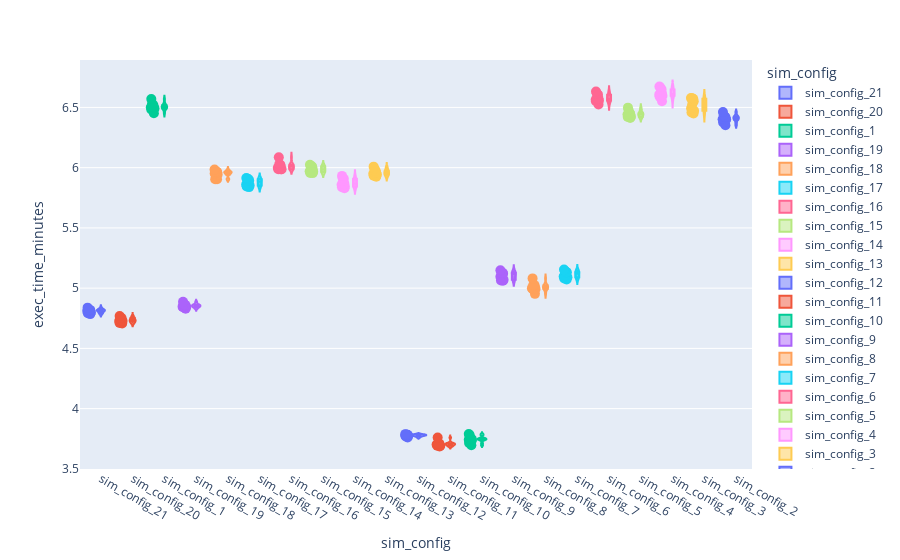

Notebook code for this chart:
### Code cell
import plotly.express as px

fig = px.violin(df, x="sim_config", y="exec_time_minutes", color="sim_config", box=True, points='all')
fig.update_traces(marker_size=10)
fig.update_layout(scattermode="group", scattergap=1)
fig.update_yaxes(autorange="min reversed")
fig.show()

### Figure 1 — Plotly figure (JSON) as saved in the notebook; plotly's stock layout.template omitted (floating-point values rounded to 4 significant figures)
{"data": [{"alignmentgroup": "True", "box": {"visible": true}, "hovertemplate": "sim_config=%{x}<br>exec_time_minutes=%{y}<extra></extra>", "legendgroup": "sim_config_21", "marker": {"color": "#636efa", "size": 10}, "name": "sim_config_21", "offsetgroup": "sim_config_21", "orientation": "v", "points": "all", "scalegroup": "True", "showlegend": true, "type": "violin", "x": ["sim_config_21", "sim_config_21", "sim_config_21", "sim_config_21", "sim_config_21", "sim_config_21", "sim_config_21", "sim_config_21", "sim_config_21", "sim_config_21"], "x0": " ", "xaxis": "x", "y": [4.812, 4.798, 4.818, 4.817, 4.785, 4.792, 4.818, 4.822, 4.81, 4.838], "y0": " ", "yaxis": "y"}, {"alignmentgroup": "True", "box": {"visible": true}, "hovertemplate": "sim_config=%{x}<br>exec_time_minutes=%{y}<extra></extra>", "legendgroup": "sim_config_20", "marker": {"color": "#EF553B", "size": 10}, "name": "sim_config_20", "offsetgroup": "sim_config_20", "orientation": "v", "points": "all", "scalegroup": "True", "showlegend": true, "type": "violin", "x": ["sim_config_20", "sim_config_20", "sim_config_20", "sim_config_20", "sim_config_20", "sim_config_20", "sim_config_20", "sim_config_20", "sim_config_20", "sim_config_20"], "x0": " ", "xaxis": "x", "y": [4.707, 4.729, 4.727, 4.727, 4.752, 4.755, 4.71, 4.74, 4.769, 4.731], "y0": " ", "yaxis": "y"}, {"alignmentgroup": "True", "box": {"visible": true}, "hovertemplate": "sim_config=%{x}<br>exec_time_minutes=%{y}<extra></extra>", "legendgroup": "sim_config_1", "marker": {"color": "#00cc96", "size": 10}, "name": "sim_config_1", "offsetgroup": "sim_config_1", "orientation": "v", "points": "all", "scalegroup": "True", "showlegend": true, "type": "violin", "x": ["sim_config_1", "sim_config_1", "sim_config_1", "sim_config_1", "sim_config_1", "sim_config_1", "sim_config_1", "sim_config_1", "sim_config_1", "sim_config_1"], "x0": " ", "xaxis": "x", "y": [6.452, 6.501, 6.503, 6.52, 6.484, 6.531, 6.57, 6.508, 6.491, 6.504], "y0": " ", "yaxis": "y"}, {"alignmentgroup": "True", "box": {"visible": true}, "hovertemplate": "sim_config=%{x}<br>exec_time_minutes=%{y}<extra></extra>", "legendgroup": "sim_config_19", "marker": {"color": "#ab63fa", "size": 10}, "name": "sim_config_19", "offsetgroup": "sim_config_19", "orientation": "v", "points": "all", "scalegroup": "True", "showlegend": true, "type": "violin", "x": ["sim_config_19", "sim_config_19", "sim_config_19", "sim_config_19", "sim_config_19", "sim_config_19", "sim_config_19", "sim_config_19", "sim_config_19", "sim_config_19"], "x0": " ", "xaxis": "x", "y": [4.841, 4.861, 4.855, 4.844, 4.846, 4.858, 4.867, 4.887, 4.855, 4.829], "y0": " ", "yaxis": "y"}, {"alignmentgroup": "True", "box": {"visible": true}, "hovertemplate": "sim_config=%{x}<br>exec_time_minutes=%{y}<extra></extra>", "legendgroup": "sim_config_18", "marker": {"color": "#FFA15A", "size": 10}, "name": "sim_config_18", "offsetgroup": "sim_config_18", "orientation": "v", "points": "all", "scalegroup": "True", "showlegend": true, "type": "violin", "x": ["sim_config_18", "sim_config_18", "sim_config_18", "sim_config_18", "sim_config_18", "sim_config_18", "sim_config_18", "sim_config_18", "sim_config_18", "sim_config_18"], "x0": " ", "xaxis": "x", "y": [5.964, 5.965, 5.952, 5.962, 5.967, 5.904, 5.958, 5.984, 5.905, 5.944], "y0": " ", "yaxis": "y"}, {"alignmentgroup": "True", "box": {"visible": true}, "hovertemplate": "sim_config=%{x}<br>exec_time_minutes=%{y}<extra></extra>", "legendgroup": "sim_config_17", "marker": {"color": "#19d3f3", "size": 10}, "name": "sim_config_17", "offsetgroup": "sim_config_17", "orientation": "v", "points": "all", "scalegroup": "True", "showlegend": true, "type": "violin", "x": ["sim_config_17", "sim_config_17", "sim_config_17", "sim_config_17", "sim_config_17", "sim_config_17", "sim_config_17", "sim_config_17", "sim_config_17", "sim_config_17"], "x0": " ", "xaxis": "x", "y": [5.903, 5.844, 5.893, 5.852, 5.839, 5.86, 5.915, 5.876, 5.909, 5.891], "y0": " ", "yaxis": "y"}, {"alignmentgroup": "True", "box": {"visible": true}, "hovertemplate": "sim_config=%{x}<br>exec_time_minutes=%{y}<extra></extra>", "legendgroup": "sim_config_16", "marker": {"color": "#FF6692", "size": 10}, "name": "sim_config_16", "offsetgroup": "sim_config_16", "orientation": "v", "points": "all", "scalegroup": "True", "showlegend": true, "type": "violin", "x": ["sim_config_16", "sim_config_16", "sim_config_16", "sim_config_16", "sim_config_16", "sim_config_16", "sim_config_16", "sim_config_16", "sim_config_16", "sim_config_16"], "x0": " ", "xaxis": "x", "y": [6.016, 6.024, 6.087, 5.988, 5.999, 6.005, 5.986, 6.031, 6.019, 5.988], "y0": " ", "yaxis": "y"}, {"alignmentgroup": "True", "box": {"visible": true}, "hovertemplate": "sim_config=%{x}<br>exec_time_minutes=%{y}<extra></extra>", "legendgroup": "sim_config_15", "marker": {"color": "#B6E880", "size": 10}, "name": "sim_config_15", "offsetgroup": "sim_config_15", "orientation": "v", "points": "all", "scalegroup": "True", "showlegend": true, "type": "violin", "x": ["sim_config_15", "sim_config_15", "sim_config_15", "sim_config_15", "sim_config_15", "sim_config_15", "sim_config_15", "sim_config_15", "sim_config_15", "sim_config_15"], "x0": " ", "xaxis": "x", "y": [6.014, 6.023, 6.002, 5.955, 5.97, 5.966, 6.01, 5.957, 5.988, 5.986], "y0": " ", "yaxis": "y"}, {"alignmentgroup": "True", "box": {"visible": true}, "hovertemplate": "sim_config=%{x}<br>exec_time_minutes=%{y}<extra></extra>", "legendgroup": "sim_config_14", "marker": {"color": "#FF97FF", "size": 10}, "name": "sim_config_14", "offsetgroup": "sim_config_14", "orientation": "v", "points": "all", "scalegroup": "True", "showlegend": true, "type": "violin", "x": ["sim_config_14", "sim_config_14", "sim_config_14", "sim_config_14", "sim_config_14", "sim_config_14", "sim_config_14", "sim_config_14", "sim_config_14", "sim_config_14"], "x0": " ", "xaxis": "x", "y": [5.932, 5.868, 5.863, 5.843, 5.888, 5.829, 5.907, 5.911, 5.837, 5.859], "y0": " ", "yaxis": "y"}, {"alignmentgroup": "True", "box": {"visible": true}, "hovertemplate": "sim_config=%{x}<br>exec_time_minutes=%{y}<extra></extra>", "legendgroup": "sim_config_13", "marker": {"color": "#FECB52", "size": 10}, "name": "sim_config_13", "offsetgroup": "sim_config_13", "orientation": "v", "points": "all", "scalegroup": "True", "showlegend": true, "type": "violin", "x": ["sim_config_13", "sim_config_13", "sim_config_13", "sim_config_13", "sim_config_13", "sim_config_13", "sim_config_13", "sim_config_13", "sim_config_13", "sim_config_13"], "x0": " ", "xaxis": "x", "y": [5.944, 5.974, 5.992, 5.959, 5.949, 5.934, 5.972, 5.961, 5.924, 6.009], "y0": " ", "yaxis": "y"}, {"alignmentgroup": "True", "box": {"visible": true}, "hovertemplate": "sim_config=%{x}<br>exec_time_minutes=%{y}<extra></extra>", "legendgroup": "sim_config_12", "marker": {"color": "#636efa", "size": 10}, "name": "sim_config_12", "offsetgroup": "sim_config_12", "orientation": "v", "points": "all", "scalegroup": "True", "showlegend": true, "type": "violin", "x": ["sim_config_12", "sim_config_12", "sim_config_12", "sim_config_12", "sim_config_12", "sim_config_12", "sim_config_12", "sim_config_12", "sim_config_12", "sim_config_12"], "x0": " ", "xaxis": "x", "y": [3.788, 3.785, 3.761, 3.777, 3.784, 3.781, 3.773, 3.777, 3.769, 3.781], "y0": " ", "yaxis": "y"}, {"alignmentgroup": "True", "box": {"visible": true}, "hovertemplate": "sim_config=%{x}<br>exec_time_minutes=%{y}<extra></extra>", "legendgroup": "sim_config_11", "marker": {"color": "#EF553B", "size": 10}, "name": "sim_config_11", "offsetgroup": "sim_config_11", "orientation": "v", "points": "all", "scalegroup": "True", "showlegend": true, "type": "violin", "x": ["sim_config_11", "sim_config_11", "sim_config_11", "sim_config_11", "sim_config_11", "sim_config_11", "sim_config_11", "sim_config_11", "sim_config_11", "sim_config_11"], "x0": " ", "xaxis": "x", "y": [3.71, 3.711, 3.686, 3.702, 3.693, 3.707, 3.707, 3.691, 3.708, 3.76], "y0": " ", "yaxis": "y"}, {"alignmentgroup": "True", "box": {"visible": true}, "hovertemplate": "sim_config=%{x}<br>exec_time_minutes=%{y}<extra></extra>", "legendgroup": "sim_config_10", "marker": {"color": "#00cc96", "size": 10}, "name": "sim_config_10", "offsetgroup": "sim_config_10", "orientation": "v", "points": "all", "scalegroup": "True", "showlegend": true, "type": "violin", "x": ["sim_config_10", "sim_config_10", "sim_config_10", "sim_config_10", "sim_config_10", "sim_config_10", "sim_config_10", "sim_config_10", "sim_config_10", "sim_config_10"], "x0": " ", "xaxis": "x", "y": [3.755, 3.696, 3.747, 3.747, 3.74, 3.715, 3.789, 3.741, 3.78, 3.753], "y0": " ", "yaxis": "y"}, {"alignmentgroup": "True", "box": {"visible": true}, "hovertemplate": "sim_config=%{x}<br>exec_time_minutes=%{y}<extra></extra>", "legendgroup": "sim_config_9", "marker": {"color": "#ab63fa", "size": 10}, "name": "sim_config_9", "offsetgroup": "sim_config_9", "orientation": "v", "points": "all", "scalegroup": "True", "showlegend": true, "type": "violin", "x": ["sim_config_9", "sim_config_9", "sim_config_9", "sim_config_9", "sim_config_9", "sim_config_9", "sim_config_9", "sim_config_9", "sim_config_9", "sim_config_9"], "x0": " ", "xaxis": "x", "y": [5.12, 5.148, 5.128, 5.116, 5.126, 5.064, 5.095, 5.061, 5.069, 5.128], "y0": " ", "yaxis": "y"}, {"alignmentgroup": "True", "box": {"visible": true}, "hovertemplate": "sim_config=%{x}<br>exec_time_minutes=%{y}<extra></extra>", "legendgroup": "sim_config_8", "marker": {"color": "#FFA15A", "size": 10}, "name": "sim_config_8", "offsetgroup": "sim_config_8", "orientation": "v", "points": "all", "scalegroup": "True", "showlegend": true, "type": "violin", "x": ["sim_config_8", "sim_config_8", "sim_config_8", "sim_config_8", "sim_config_8", "sim_config_8", "sim_config_8", "sim_config_8", "sim_config_8", "sim_config_8"], "x0": " ", "xaxis": "x", "y": [5.011, 5.0, 5.025, 5.02, 5.025, 4.993, 4.992, 4.953, 5.002, 5.081], "y0": " ", "yaxis": "y"}, {"alignmentgroup": "True", "box": {"visible": true}, "hovertemplate": "sim_config=%{x}<br>exec_time_minutes=%{y}<extra></extra>", "legendgroup": "sim_config_7", "marker": {"color": "#19d3f3", "size": 10}, "name": "sim_config_7", "offsetgroup": "sim_config_7", "orientation": "v", "points": "all", "scalegroup": "True", "showlegend": true, "type": "violin", "x": ["sim_config_7", "sim_config_7", "sim_config_7", "sim_config_7", "sim_config_7", "sim_config_7", "sim_config_7", "sim_config_7", "sim_config_7", "sim_config_7"], "x0": " ", "xaxis": "x", "y": [5.142, 5.097, 5.106, 5.091, 5.08, 5.132, 5.073, 5.133, 5.132, 5.154], "y0": " ", "yaxis": "y"}, {"alignmentgroup": "True", "box": {"visible": true}, "hovertemplate": "sim_config=%{x}<br>exec_time_minutes=%{y}<extra></extra>", "legendgroup": "sim_config_6", "marker": {"color": "#FF6692", "size": 10}, "name": "sim_config_6", "offsetgroup": "sim_config_6", "orientation": "v", "points": "all", "scalegroup": "True", "showlegend": true, "type": "violin", "x": ["sim_config_6", "sim_config_6", "sim_config_6", "sim_config_6", "sim_config_6", "sim_config_6", "sim_config_6", "sim_config_6", "sim_config_6", "sim_config_6"], "x0": " ", "xaxis": "x", "y": [6.552, 6.575, 6.557, 6.524, 6.575, 6.615, 6.632, 6.606, 6.568, 6.564], "y0": " ", "yaxis": "y"}, {"alignmentgroup": "True", "box": {"visible": true}, "hovertemplate": "sim_config=%{x}<br>exec_time_minutes=%{y}<extra></extra>", "legendgroup": "sim_config_5", "marker": {"color": "#B6E880", "size": 10}, "name": "sim_config_5", "offsetgroup": "sim_config_5", "orientation": "v", "points": "all", "scalegroup": "True", "showlegend": true, "type": "violin", "x": ["sim_config_5", "sim_config_5", "sim_config_5", "sim_config_5", "sim_config_5", "sim_config_5", "sim_config_5", "sim_config_5", "sim_config_5", "sim_config_5"], "x0": " ", "xaxis": "x", "y": [6.498, 6.478, 6.45, 6.45, 6.441, 6.442, 6.423, 6.412, 6.452, 6.421], "y0": " ", "yaxis": "y"}, {"alignmentgroup": "True", "box": {"visible": true}, "hovertemplate": "sim_config=%{x}<br>exec_time_minutes=%{y}<extra></extra>", "legendgroup": "sim_config_4", "marker": {"color": "#FF97FF", "size": 10}, "name": "sim_config_4", "offsetgroup": "sim_config_4", "orientation": "v", "points": "all", "scalegroup": "True", "showlegend": true, "type": "violin", "x": ["sim_config_4", "sim_config_4", "sim_config_4", "sim_config_4", "sim_config_4", "sim_config_4", "sim_config_4", "sim_config_4", "sim_config_4", "sim_config_4"], "x0": " ", "xaxis": "x", "y": [6.616, 6.606, 6.631, 6.551, 6.597, 6.59, 6.607, 6.668, 6.674, 6.65], "y0": " ", "yaxis": "y"}, {"alignmentgroup": "True", "box": {"visible": true}, "hovertemplate": "sim_config=%{x}<br>exec_time_minutes=%{y}<extra></extra>", "legendgroup": "sim_config_3", "marker": {"color": "#FECB52", "size": 10}, "name": "sim_config_3", "offsetgroup": "sim_config_3", "orientation": "v", "points": "all", "scalegroup": "True", "showlegend": true, "type": "violin", "x": ["sim_config_3", "sim_config_3", "sim_config_3", "sim_config_3", "sim_config_3", "sim_config_3", "sim_config_3", "sim_config_3", "sim_config_3", "sim_config_3"], "x0": " ", "xaxis": "x", "y": [6.472, 6.458, 6.524, 6.451, 6.493, 6.577, 6.553, 6.55, 6.573, 6.577], "y0": " ", "yaxis": "y"}, {"alignmentgroup": "True", "box": {"visible": true}, "hovertemplate": "sim_config=%{x}<br>exec_time_minutes=%{y}<extra></extra>", "legendgroup": "sim_config_2", "marker": {"color": "#636efa", "size": 10}, "name": "sim_config_2", "offsetgroup": "sim_config_2", "orientation": "v", "points": "all", "scalegroup": "True", "showlegend": true, "type": "violin", "x": ["sim_config_2", "sim_config_2", "sim_config_2", "sim_config_2", "sim_config_2", "sim_config_2", "sim_config_2", "sim_config_2", "sim_config_2", "sim_config_2"], "x0": " ", "xaxis": "x", "y": [6.375, 6.352, 6.4, 6.402, 6.42, 6.462, 6.421, 6.418, 6.434, 6.403], "y0": " ", "yaxis": "y"}], "layout": {"legend": {"title": {"text": "sim_config"}, "tracegroupgap": 0}, "margin": {"t": 60}, "scattergap": 1, "scattermode": "group", "violinmode": "overlay", "xaxis": {"anchor": "y", "categoryarray": ["sim_config_21", "sim_config_20", "sim_config_1", "sim_config_19", "sim_config_18", "sim_config_17", "sim_config_16", "sim_config_15", "sim_config_14", "sim_config_13", "sim_config_12", "sim_config_11", "sim_config_10", "sim_config_9", "sim_config_8", "sim_config_7", "sim_config_6", "sim_config_5", "sim_config_4", "sim_config_3", "sim_config_2"], "categoryorder": "array", "domain": [0, 1], "title": {"text": "sim_config"}}, "yaxis": {"anchor": "x", "autorange": "min reversed", "domain": [0, 1], "title": {"text": "exec_time_minutes"}}}}
